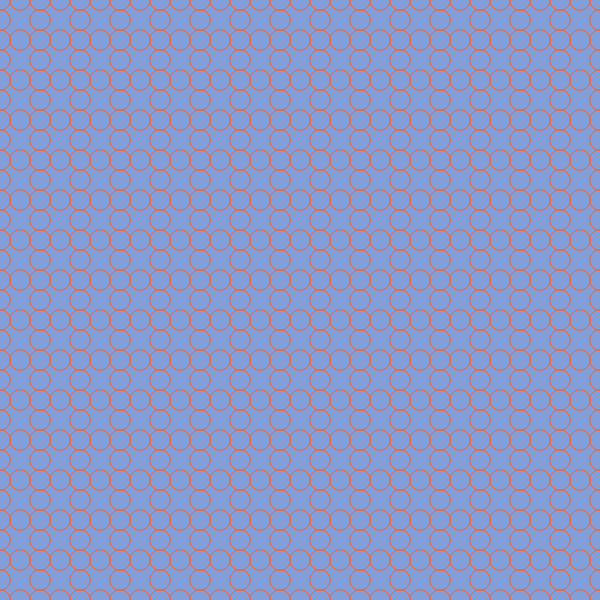
Frame 1 (no input)
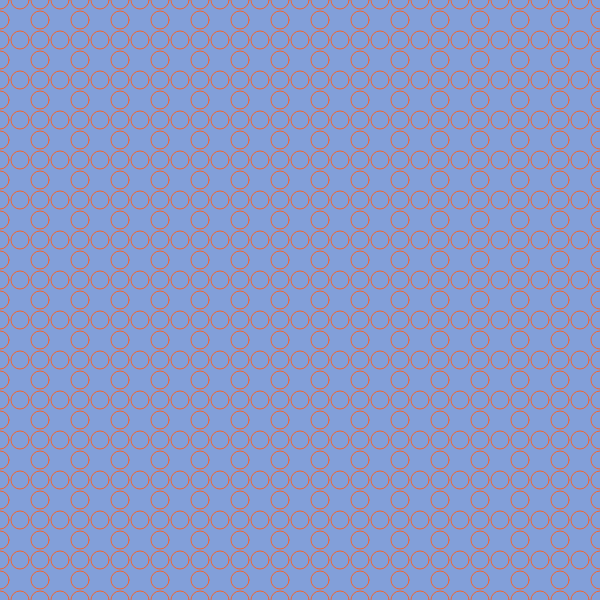
Frame 60 (no input)
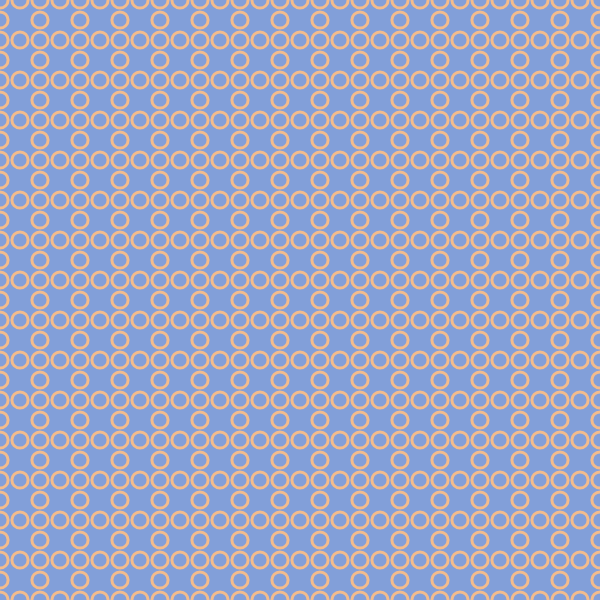
Frame 120 (the mouse pressed at the canvas centre since frame 60)

The p5.js sketch that drew these frames (run headless with seeded random() and noise() and a simulated clock; from frame 60 on, the mouse is pressed at the canvas centre):

// p5.js sketch
// ── sketch.js
// generatore di pattern by angelicazanibellato
// 2019 © Angelica Zanibellato, Daniele @Fupete and the course DSII2019 at DESIGN.unirsm 
// github.com/dsii-2020-unirsm — github.com/fupete
// Educational purposes, MIT License, 2020, San Marino

let dim = 20

function setup() {
  createCanvas(600, 600)
  ellipseMode(CENTER)
}
function draw() {
  background('#829FD9')
  noFill()
  
  
    for (let x = 0; x < width / dim + 1; x++) {
    for (let y = 0; y < height / dim + 1; y++) {
    
        if (x % 2 == 0 || y % 2 == 0) {
        if (mouseX < width / 2) {
          stroke('#F26430')
          strokeWeight(1)
        } else {
          stroke('#F2BC8D')
          strokeWeight(3)
        }
        

  ellipse(x*dim,y*dim,dim+(sin(frameCount/10)*7),dim+(sin(frameCount/10)*7));
}
  }
   }
    }
